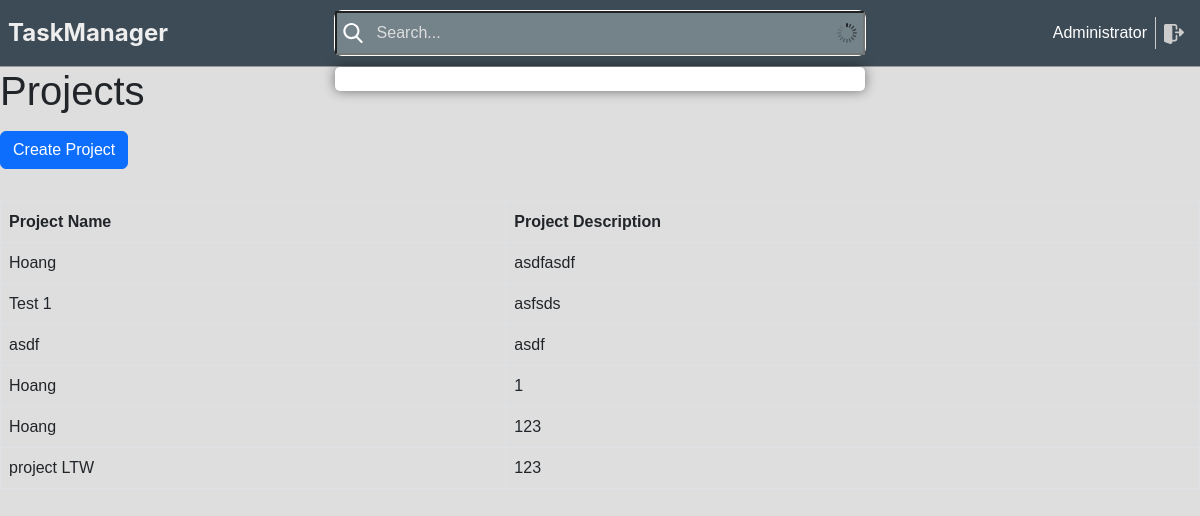
/projects/ (signed in), run on an earlier commit of the app's database.
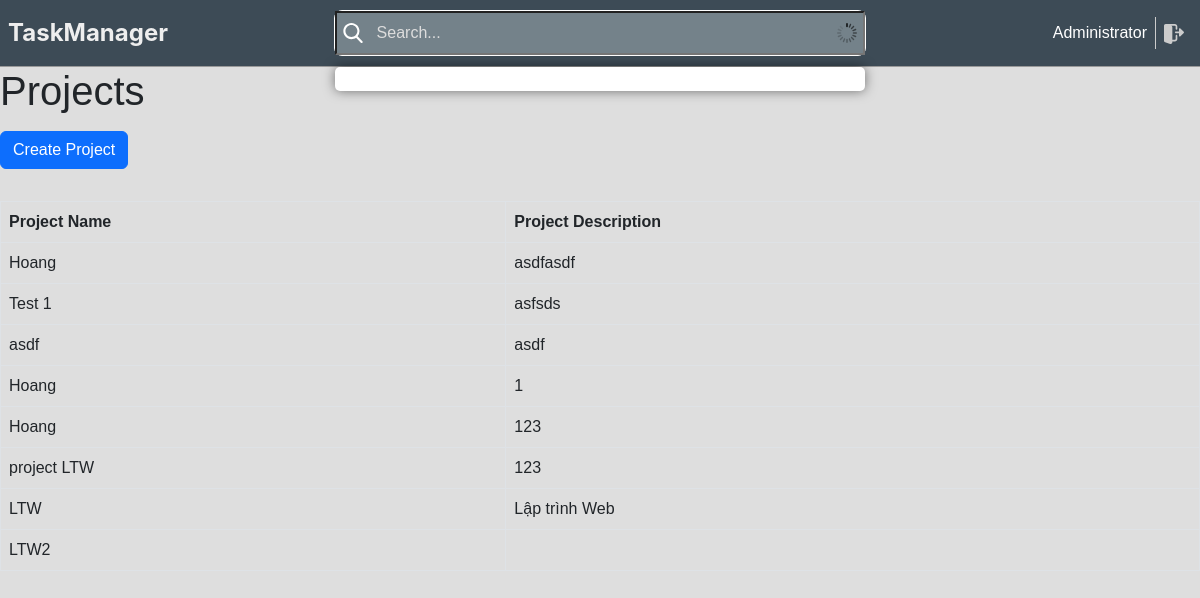
And on a later commit of the database.
### task_management/models.py (models this page shows, shortened)
class User(db.Model, UserMixin):
    __tablename__ = 'user'
    id = db.Column(db.Integer, primary_key=True)
    name = db.Column(db.String(100))
    username = db.Column(db.String(100), nullable=False)
    password_hashed = db.Column(db.String(100), nullable=False)
    active = db.Column(db.Boolean, default=True)
    phone = db.Column(db.String(100))
    email = db.Column(db.String(100))
    created_at = db.Column(db.DateTime, default=db.func.current_timestamp())
    updated_at = db.Column(db.DateTime, default=db.func.current_timestamp())
    create_uid = db.Column(db.Integer, default=0)
    write_uid = db.Column(db.Integer, default=0)
    is_admin = db.Column(db.Boolean, default=False)
    db.UniqueConstraint(username, email)
    @property  # Decorator này dùng để tạo ra một thuộc tính giả
    def password(self):
        if self.password_hashed is not None:
            return None
        return self.password

class Project(db.Model):
    __tablename__ = 'project'
    id = db.Column(db.Integer, primary_key=True)
    name = db.Column(db.String(255))
    description = db.Column(db.Text)
    status = db.Column(db.String(100))
    active = db.Column(db.Boolean, default=True)
    sequence = db.Column(db.Integer)
    manager_id = db.Column(db.Integer, db.ForeignKey('user.id'))
    date_start = db.Column(db.Date)
    date_end = db.Column(db.Date)
    created_at = db.Column(db.DateTime, default=db.func.current_timestamp())
    updated_at = db.Column(db.DateTime, default=db.func.current_timestamp())
    create_uid = db.Column(db.Integer, default=0)
    write_uid = db.Column(db.Integer, default=0)
    tasks = db.relationship('Task', backref='project')
    progress = db.Column(db.Float)

### task_management/project/views.py (the view)
@project_blueprint.route('/', methods=['POST', 'GET'])
@login_required
def projects():
    projects = Project.query.all()
    return render_template('project_list.html', projects=projects, view_type='list')

### task_management/models.py (called while the page is built)
@login_manager.user_loader
def load_user(user_id):
    return User.query.get(int(user_id))

### task_management/routes.py (called while the page is built)
def login_required(f):
    @wraps(f)
    def decorated_function(*args, **kwargs):
        if not current_user.is_authenticated:
            return redirect(url_for('login'))
        return f(*args, **kwargs)
    return decorated_function

### task_management/project/templates/project_list.html
{% extends 'base.html' %}
{% block content %}
    <h1>Projects</h1>
    <button class="btn btn-primary my-2" onclick="window.location.href='/projects/new'">Create Project</button>
    <table class="table table-bordered table-hover mt-4">
        <thead class="thead-dark">
            <tr>
                <th>Project Name</th>
                <th>Project Description</th>
            </tr>
        </thead>
        <tbody>
            {% for project in projects %}
                <tr>
                    <td>{{ project.name }}</td>
                    <td>{{ project.description }}</td>
                </tr>
            {% endfor %}
        </tbody>
    </table>
{% endblock %}

### task_management/templates/base.html (shortened to what this page needs)
<!DOCTYPE html>
<html lang="en">
    <head>
        <link rel="stylesheet" href="https://cdn.jsdelivr.net/npm/bootstrap@5.2.3/dist/css/bootstrap.min.css"
>
        <link href="{{ url_for('static', filename='css/styles.css') }}" rel="stylesheet" type="text/css">
        <link href="{{ url_for('static', filename='css/default.css') }}" rel="stylesheet" type="text/css">
    </head>
    <body>
        {% include 'header.html' %}
        {% block content %}{% endblock %}
    </body>
</html>

### task_management/templates/header.html (shortened to what this page needs)
<div class="header"
     style="width: 100%">
    <div class="header-icon">
        <a href="/">
            TaskManager
        </a>
    </div>
    <div class="search-bar" id="searchBar">
        <input name="searchbar" id="searchInput"
               class="search-input"
               type="text"
               name=""
               placeholder="Search...">
        <div id="tippy" class="tippy"></div>
    </div>
    <div class="User d-flex justify-content-end align-items-center" style="flex: 1">
        <span style="margin-left: 10px" style="color: #ccc">
          <a style="color: white" href="/users/{{ current_user.id }}">
                        {{ current_user.name }}
          </a>
        </span>
        <a href="{{ url_for('logout') }}" class="logout">
        </a>
    </div>
</div>

### task_management/static/css/styles.css (style rules this page uses)
body { font-family: Arial, sans-serif; background-color: #dedede; margin: 0; padding: 0; }
a { text-decoration: none; color: black; }

### task_management/static/css/default.css (style rules this page uses)
:root { --sidebar-width: 250px; --header-height: 67px; }
* { box-sizing: border-box; }
.header { display: flex; align-items: center; justify-content: center; padding: 0 8px; background-color: #3d4b56; border-bottom: 1px solid #999; height: 67px; }

What changed in the data, as far as the page shows it:
added Project: name "LTW", description "Lập trình Web"
added Project: name "LTW2"
